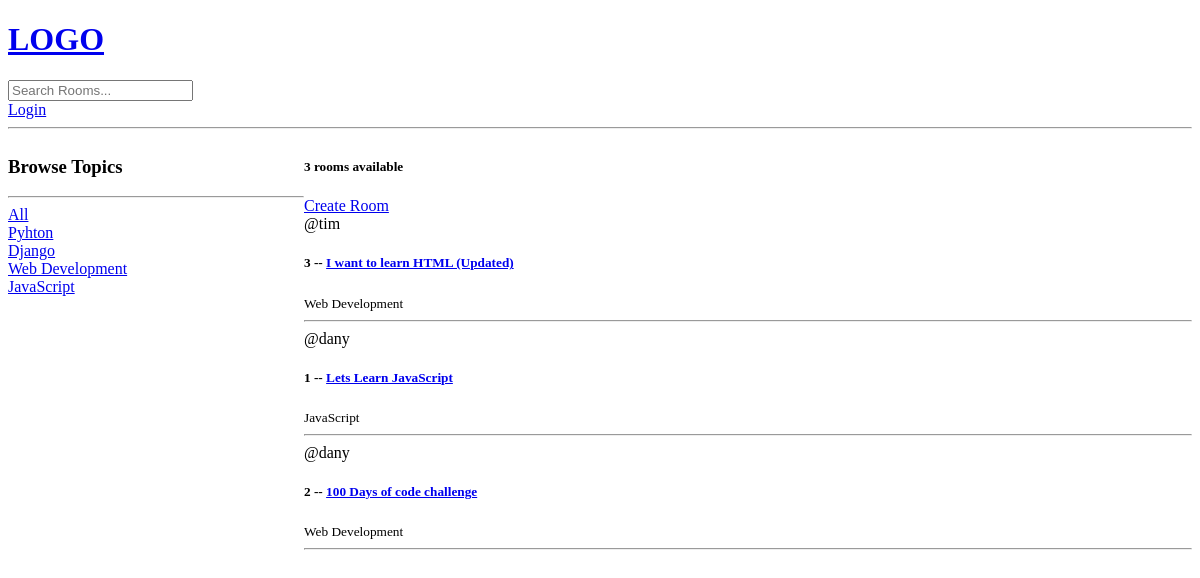
Before: / with the older database file.
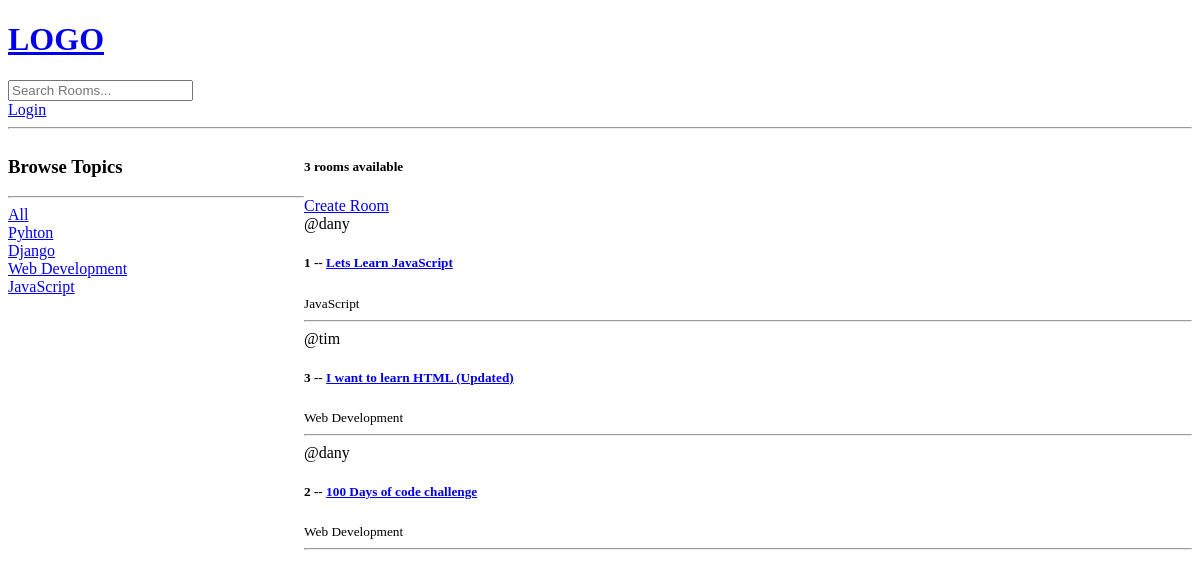
After: the same page with the newer database file.
### base/models.py (models this page shows, shortened)
class Topic(models.Model):
    name = models.CharField(max_length=200)

class Room(models.Model):
    host = models.ForeignKey(User, on_delete=models.SET_NULL, null=True)
    topic = models.ForeignKey(Topic, on_delete=models.SET_NULL, null=True)
    name = models.CharField(max_length=200)
    description = models.TextField(null=True, blank=True)
    participants = models.ManyToManyField(User, related_name='participants', blank=True)
    updated = models.DateTimeField(auto_now=True)
    created = models.DateTimeField(auto_now_add=True)
    class Meta:
        ordering = ['-updated', '-created']

### base/views.py (the view)
# urls.py: path('', views.home, name='home'),
def home(request):
    q = request.GET.get('q') if request.GET.get('q') != None else ''
    rooms = Room.objects.filter(
        Q(topic__name__icontains=q) |
        Q(name__icontains=q) |
        Q(description__icontains=q)
    )
    topics = Topic.objects.all()
    room_count = rooms.count()
    context = {'rooms': rooms, 'topics': topics, 'room_count': room_count}
    return render(request, 'base/home.html', context)

### base/templates/base/home.html (shortened to what this page needs)
{% extends 'main.html' %}
{% block content %}
<div class="home-container">
    <div>
        <h3>Browse Topics</h3>
        <hr>
        <div>
            <a href="{% url 'home' %}?q={{topic.name}}">All</a>
        </div>
        {% for topic in topics %}
            <div>
                <a href="{% url 'home' %}?q={{topic.name}}">{{topic.name}}</a>
            </div>
        {% endfor %}
    </div>
    <div>
        <h5>{{room_count}} rooms available</h5>
        <a href="{% url 'create-room' %}">Create Room</a>
        <div>
            {% for room in rooms %}
                <div>
                    <span>@{{room.host.username}}</span>
                   <h5>{{room.id}} -- <a href="{% url 'room' room.id %}">{{room.name}}</a></h5>
                    <small>{{room.topic.name}}</small>
                   <hr>
                </div>
            {% endfor %}
        </div>
    </div>
</div>
{% endblock %}

### templates/main.html (shortened to what this page needs)
<!DOCTYPE html>
<html lang="en">
<head>
</head>
<body>
    {% include 'navbar.html' %}
    {% block content %}
    {% endblock %}
</body>
</html>

### templates/navbar.html
<a href="/">
    <h1>LOGO</h1>
</a>
<form method="GET" action="{% url 'home' %}">
    <input type="text" name="q" placeholder="Search Rooms..." />
</form>
{% if request.user.is_authenticated %}
<p> Hello {{ request.user }}</p>
<a href="{% url 'logout' %}">Logout</a>
{% else %}
<a href="{% url 'login' %}">Login</a>
{% endif %}
<hr>

### base/templates/base/home.html (style rules this page uses)
.home-container { display: grid; grid-template-columns: 1fr 3fr; }

Changed rows visible on the page:
changed Room "Lets Learn JavaScript": moves up the list
